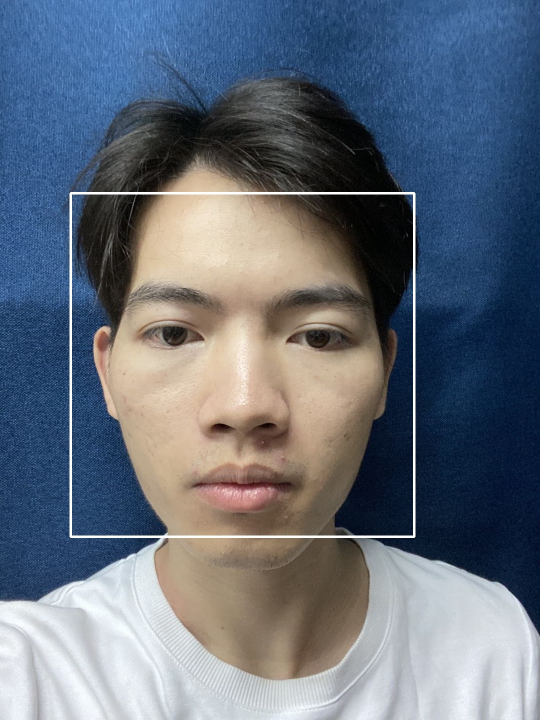
#> input picture test/face_detection/haar.jpg, 1080 x 1440 px (shown at 1/2 size)
$ python -i SkinTrimTestOneColorSpace.py   (imports and definitions only)
#> lines starting #> are read from the running program, lines starting #| are printed output that depends on the picture; after the words box and inside, x2 and y2 are one past the last pixel; in counts of white or black regions, pixels touching at a corner belong together
#> further down, picture is the input picture: shape (1440, 1080, 3); mean B, G, R 122.9, 109.7, 100.7
### utils/hsv_rgb_ycrcb.py
# https://raw.githubusercontent.com/Harmouch101/Face-Recogntion-Detection/master/skin_seg.py

"""
the following script implements the "RGB-H-CbCr Skin Colour Model for Human Face Detection"
algorithm for skin detection/extraction based on the paper published by
Nusirwan Anwar bin Abdul Rahman, Kit Chong Wei and John See
Faculty of Information Technology, Multimedia University
johnsee@mmu.edu.my
link : http://citeseerx.ist.psu.edu/viewdoc/download?doi=10.1.1.718.1964&rep=rep1&type=pdf
"""

import sys
import cv2
import imutils
import numpy as np
import matplotlib.pyplot as plt


# [4 lines left out: function cs, not called in this run]


class Skin_Detect():
    def __init__(self):
        # Constractor that does nothing
        pass

    # RGB bounding rule
    # [255 lines left out: functions Rule_A, lines, Rule_B, Rule_C, RGB_H_CbCr, testIMG, not called in this run]


# [27 lines of commented-out code are left out]

### utils/MyDateUtils.py
from datetime import datetime


def getTodayDateTime():
    "返回格式为：'2021-05-03-02:15:13'"
    return datetime.today().strftime('%Y-%m-%d-%H:%M:%S')


def getTodayYearMonthDay():
    "返回格式为：'20210503'"
    return datetime.today().strftime('%Y%m%d')


def getTodayYearMonthDayHourMinSec():
    "返回格式为：'20210503_02_11_13'"
    return datetime.today().strftime('%Y%m%d_%H_%M_%S')


print("MyDateUtils", getTodayDateTime())

### test/skin_test/SkinTrimTestOneColorSpace.py
"""
https://ieeexplore.ieee.org/document/7783247
Skin Color Segmentation Using
Multi-Color Space Threshold
1Romi Fadillah Rahmat, 2Tengku Chairunnisa, 3Dani Gunawan, 4Opim Salim Sitompul
1,2,3Department of Information Technology
Faculty of Computer Science and Information Technology
University of Sumatera Utara
Medan, Indonesia
1romi.fadillah@usu.ac.id
2tengku.chairunnisa@students.usu.ac.id
3danigunawan@usu.ac.id
4opim@usu.ac.id
978-1-5090-2549-7/16/$31.00 ©2016 IEEE
Skin Color Segmentation Using
Multi-Color Space Threshold
"""

# https://nalinc.github.io/blog/2018/skin-detection-python-opencv/

# Required modules
import cv2
import imutils
import numpy as np
import matplotlib.pyplot as plt
from utils.hsv_rgb_ycrcb import Skin_Detect
from utils.ImageUtils import ImgUtils


class SkinTrimUtilsTestOneColorSpace:
    _sd = Skin_Detect()

    # [110 lines left out: functions _maskAndErodeAndDilateAndSmooth, rgb_hsv_ycbcr, _getMask, rgb_normalization, rgb, not called in this run]

    @staticmethod
    def Lab(image):
        """
        范围:
        This outputs 0≤L≤100, −127≤a≤127, −127≤b≤127 . The values are then converted to the destination data type:
        8-bit images: L←L∗255/100,a←a+128,b←b+128
        L:0-180
        a:0-255
        b:0-255
        :param image:
        :return:
        """
        min_Lab = np.array([0, 128, 127], np.uint8)
        max_Lab = np.array([235, 143, 158], np.uint8)
        # min_Lab = np.array([127, 128, 0], np.uint8)
        # max_Lab = np.array([158, 143, 255], np.uint8)

        imageLab = cv2.cvtColor(image, cv2.COLOR_BGR2Lab)
#> imageLab: shape (1440, 1080, 3); mean of channels 0, 1, 2 114.9, 130.3, 119.3
        # skinLab = SkinTrimUtils._maskAndErodeAndDilateAndSmooth(imageLab, min_Lab, max_Lab)
        skinMask = cv2.inRange(imageLab, min_Lab, max_Lab)
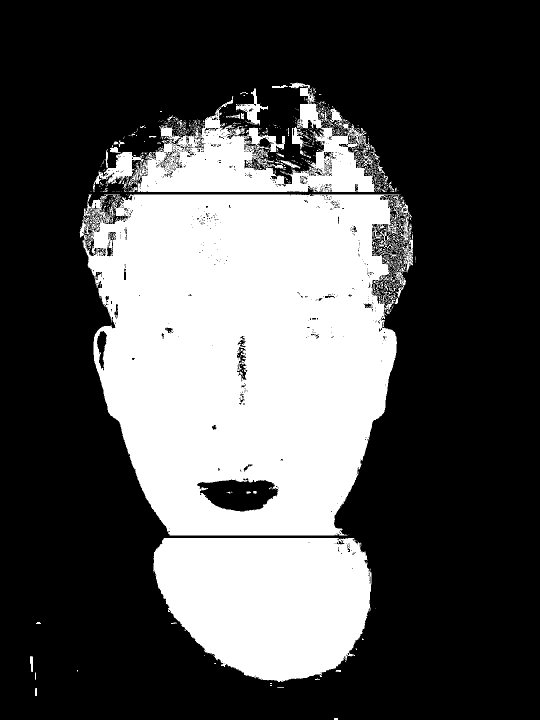
#> skinMask: shape (1440, 1080) (shown at 1/2 size); 32.4% white; 839 white regions (772 under 20 px), largest, box (x1, y1, x2, y2) and area: (159, 389, 824, 1071) 347316, (306, 1076, 743, 1364) 100417, (186, 165, 770, 384) 46862
        cv2.imshow("original img", image)

        cv2.imshow("range mask", skinMask)
        skinLab = cv2.bitwise_and(image, image, mask=skinMask)
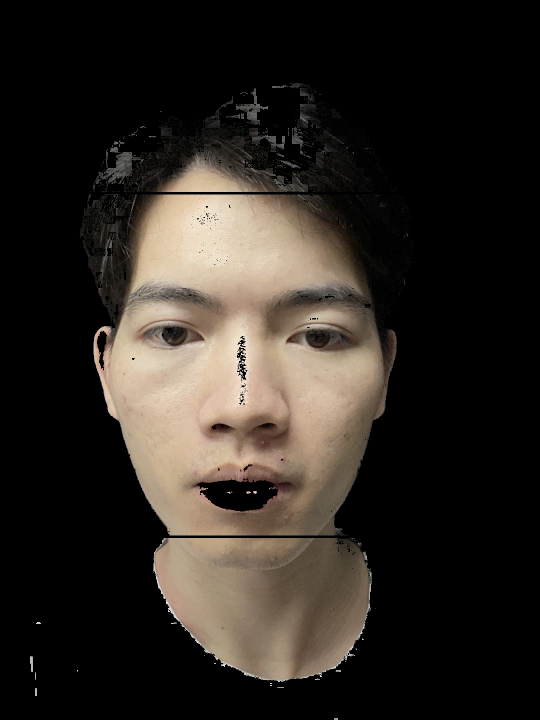
#> skinLab: shape (1440, 1080, 3) (shown at 1/2 size); mean B, G, R 34, 39.8, 45.5

        # 腐蚀+膨胀
        kernel = cv2.getStructuringElement(cv2.MORPH_ELLIPSE, (11, 11))
        skinMask = cv2.erode(skinMask, kernel, iterations=3)
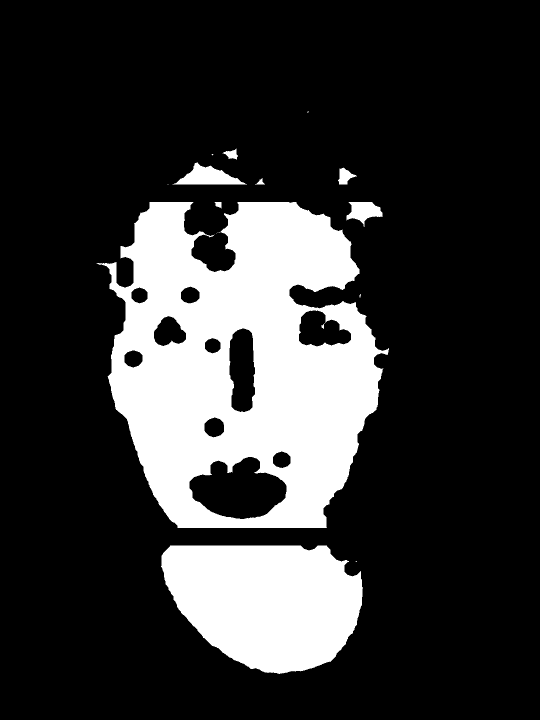
#> skinMask: shape (1440, 1080) (shown at 1/2 size); 21% white; 16 white regions (8 under 20 px), largest, box (x1, y1, x2, y2) and area: (193, 404, 778, 1056) 240506, (322, 1091, 726, 1348) 79742, (345, 324, 494, 369) 3270
        cv2.imshow("range mask after erode", skinMask)
        skinMask = cv2.dilate(skinMask, kernel, iterations=3)
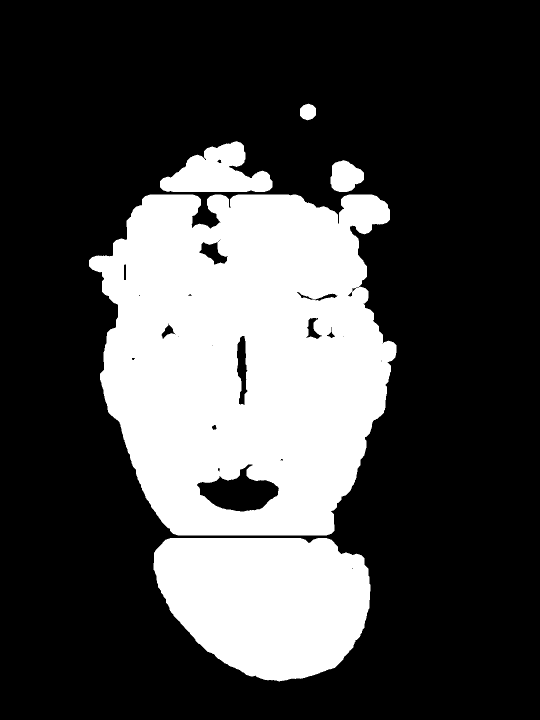
#> skinMask: shape (1440, 1080) (shown at 1/2 size); 28% white; 5 white regions, box (x1, y1, x2, y2) and area: (178, 389, 793, 1071) 320690, (307, 1076, 741, 1363) 98083, (320, 282, 545, 384) 13466, (661, 320, 728, 384) 3150, (600, 207, 632, 241) 840
        cv2.imshow("range mask after dilate", skinMask)

        skinMask = cv2.GaussianBlur(skinMask, (3, 3), 0)

        cv2.imshow("range mask after GaussianBlur", skinMask)
        # blur the mask to help remove noise, then apply the

        skinLab = cv2.bitwise_and(image, image, mask=skinMask)
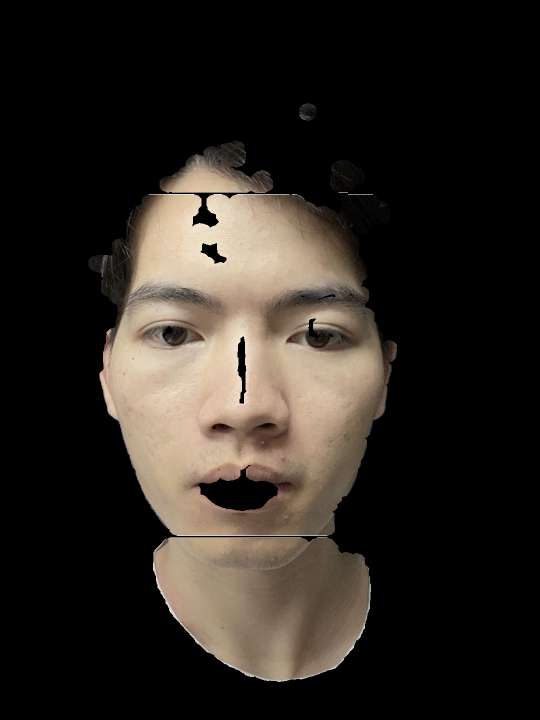
#> skinLab: shape (1440, 1080, 3) (shown at 1/2 size); mean B, G, R 32.6, 38.3, 43.8
        # return np.hstack([image, skinLab])
        return skinLab

    # [126 lines left out: functions hsv, YCrCb, testVideo, testImage, not called in this run]


def putTextTo(img, text):
    cv2.putText(img, text, (1, 20),
                cv2.FONT_HERSHEY_SIMPLEX, 0.8, (255, 255, 255), cv2.LINE_4)


# [18 lines left out: function colorChannelSplit, not called in this run]


# [3 lines not run here, left out]
    # colorChannelSplit()

>>> import cv2
>>> picture = cv2.imread('../face_detection/haar.jpg')
>>> result = SkinTrimUtilsTestOneColorSpace().Lab(picture)
